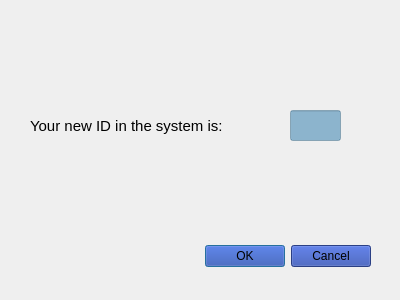
<?xml version="1.0" encoding="UTF-8"?>
<ui version="4.0">
 <class>Dialog</class>
 <widget class="QDialog" name="Dialog">
  <property name="geometry">
   <rect>
    <x>0</x>
    <y>0</y>
    <width>400</width>
    <height>300</height>
   </rect>
  </property>
  <property name="font">
   <font>
    <pointsize>10</pointsize>
   </font>
  </property>
  <property name="windowTitle">
   <string>Dialog</string>
  </property>
  <widget class="QDialogButtonBox" name="new_user_id_box">
   <property name="geometry">
    <rect>
     <x>30</x>
     <y>240</y>
     <width>341</width>
     <height>32</height>
    </rect>
   </property>
   <property name="font">
    <font>
     <pointsize>10</pointsize>
    </font>
   </property>
   <property name="styleSheet">
    <string notr="true">background-color: rgba(40,70,170,0.9)</string>
   </property>
   <property name="orientation">
    <enum>Qt::Horizontal</enum>
   </property>
   <property name="standardButtons">
    <set>QDialogButtonBox::Cancel|QDialogButtonBox::Ok</set>
   </property>
  </widget>
  <widget class="QLabel" name="label">
   <property name="geometry">
    <rect>
     <x>30</x>
     <y>90</y>
     <width>241</width>
     <height>71</height>
    </rect>
   </property>
   <property name="font">
    <font>
     <pointsize>11</pointsize>
    </font>
   </property>
   <property name="text">
    <string>Your new ID in the system is:</string>
   </property>
  </widget>
  <widget class="QLineEdit" name="user_id_text">
   <property name="geometry">
    <rect>
     <x>290</x>
     <y>110</y>
     <width>51</width>
     <height>31</height>
    </rect>
   </property>
   <property name="styleSheet">
    <string notr="true">background-color: rgba(40,120,170,0.5)</string>
   </property>
  </widget>
 </widget>
 <resources/>
 <connections>
  <connection>
   <sender>new_user_id_box</sender>
   <signal>accepted()</signal>
   <receiver>Dialog</receiver>
   <slot>accept()</slot>
   <hints>
    <hint type="sourcelabel">
     <x>248</x>
     <y>254</y>
    </hint>
    <hint type="destinationlabel">
     <x>157</x>
     <y>274</y>
    </hint>
   </hints>
  </connection>
  <connection>
   <sender>new_user_id_box</sender>
   <signal>rejected()</signal>
   <receiver>Dialog</receiver>
   <slot>reject()</slot>
   <hints>
    <hint type="sourcelabel">
     <x>316</x>
     <y>260</y>
    </hint>
    <hint type="destinationlabel">
     <x>286</x>
     <y>274</y>
    </hint>
   </hints>
  </connection>
 </connections>
</ui>
